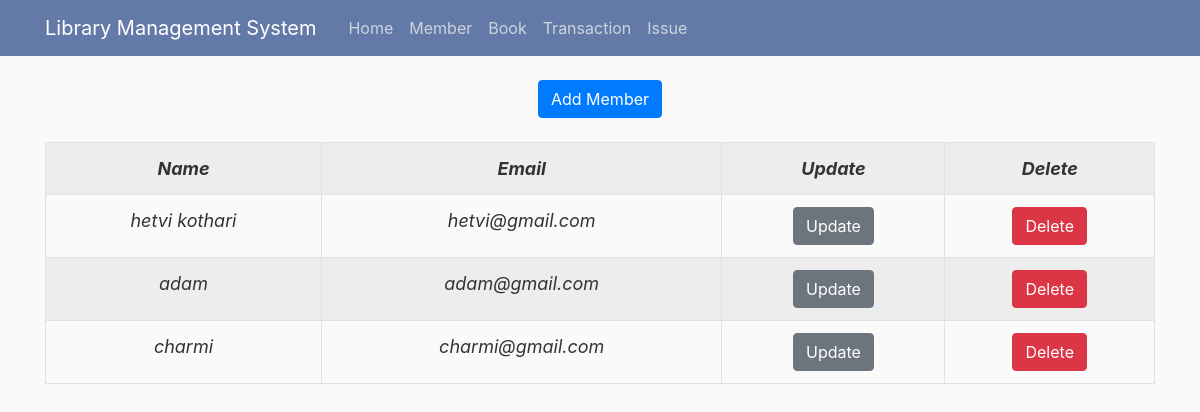
The app's page /member/view with its own data.
### library/models.py (models this page shows, shortened)
class Member(db.Model):
    id = db.Column(db.Integer, primary_key=True)
    name = db.Column(db.String, nullable=False)
    email = db.Column(db.String, unique=True, nullable=False)
    debt = db.Column(db.Integer, default=0)
    total_fees = db.Column(db.Integer, default=0)
    transaction = db.relationship('Transaction', backref="member", lazy=True, passive_deletes=True)

### library/routes/member_routes.py (the view)
@app.route("/member/view", methods=['GET'])
def view_member():
    members = Member.query.all()
    return render_template('member/member.html', members = members)

### library/templates/member/member.html (shortened to what this page needs)
{% extends "layout.html" %}
{% block content %}
<div style="text-align: center;"><a href="{{url_for('add_member')}}"><button class="btn btn-primary">Add
            Member</button></a></div> <br>
<table class="table table-striped table-bordered table-responsive-lg">
    <tr>
        <th>Name</th>
        <th>Email</th>
        <th>Update</th>
        <th>Delete</th>
    </tr>
    {% for member in members %}
    <tr>
        <td>{{ member.name }}</td>
        <td>{{ member.email }}</td>
        <td><a href="{{ url_for('update_member', member_id=member.id) }}"><button
                    class="btn btn-secondary">Update</button></a></td>
        <td><button type="button" class="btn btn-danger" data-toggle="modal"
                data-target="#deleteModal-{{member.id}}">Delete</button>
        </td>
    </tr>
    {% endfor %}
</table>
{% endblock content %}

### library/static/main.css (style rules this page uses)
body { background: #fafafa; color: #333333; margin-top: 5rem; overflow: scroll; }
table, th, td { border: 51px solid black; border-collapse: collapse; text-align: center; font-weight: 400; font-size: large; font-style: italic; font-family: -apple-system, BlinkMacSystemFont, 'Segoe UI', Roboto, Oxygen, Ubuntu, Cantarell, 'Open Sans', 'Helvetica Neue', sans-serif; }
th { font-weight: bold; }

### records on screen
Member: name "hetvi kothari", email "hetvi@gmail.com"
Member: name "adam", email "adam@gmail.com"
Member: name "charmi", email "charmi@gmail.com"
